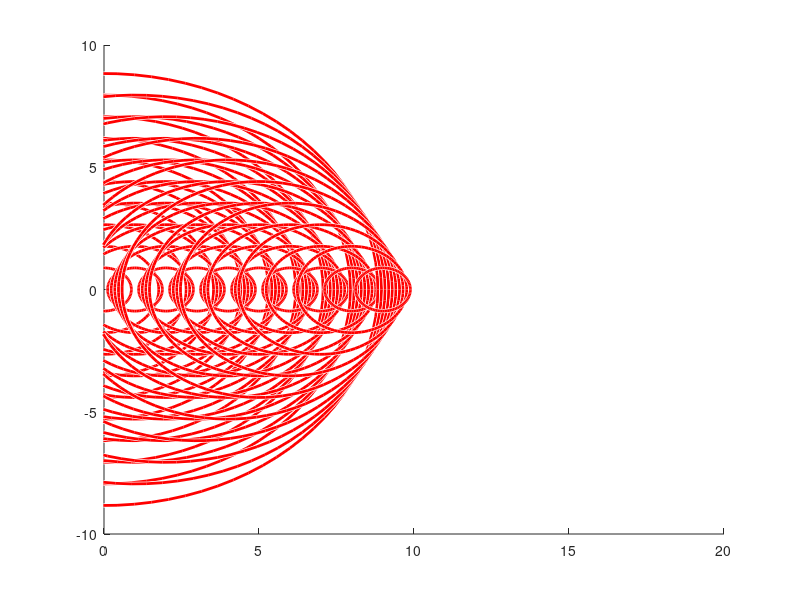

Recreate this plot in MATLAB.
% using https://uk.mathworks.com/help/images/ref/viscircles.html
% alas, this only creates a Mach cone

figure
v = 1;    % speed of the boat
l = 0.5;  % wavelength
c = sqrt(9.81 * l / (2 * pi));    % speed of the wave
wave_sources = [0 0];    % list of all positions where the boat has been
xlim([0 20])    % limits of axes
ylim([-10 10])
%axis square
for t = 1:10
    boat_X = v*t;    % boat position, assume travelling x-direction only
    boat_Y = 0;
    boat_pos = [boat_X, boat_Y];
    wave_sources = [wave_sources; boat_pos];    % update with new boat pos.
    
    for i = 1:size(wave_sources, 1)    % loop through each row of the array
        centre_X = wave_sources(i, 1);    % get x, y position of the boat
        centre_Y = wave_sources(i, 2);
        % add new circle to each position, with radius c times greater
        radius = c*(t-i+1);
        viscircles([centre_X centre_Y], radius);    % plot circle
    end
    pause(1)    % wait 1 second before next iteration
end